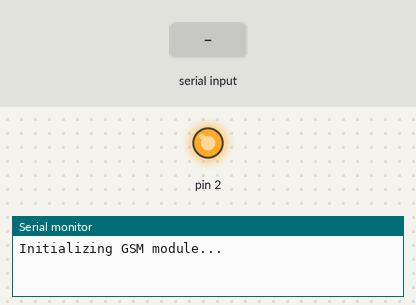
The sketch below on a simulated Arduino Uno, built with avr-gcc and run on an emulated ATmega328P. Shown: output pins drawn as LEDs (lit = HIGH), the last lines printed to the serial monitor. Dashed ring = blinking. The test bench sets the inputs (shaded band). The modem accepts every AT command (registered, SIM ready, sends succeed) and sends nothing else.

Above: at 5.2 s.
5.3 s: "S" received over Serial
At 6.1 s:
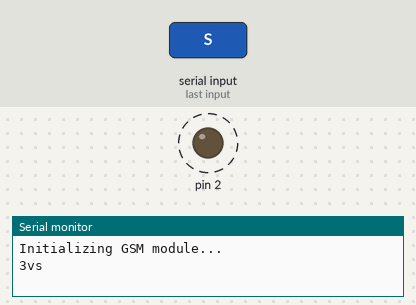
Timing chart, 0 to 9.8 s (numbered marks = the images above; inputs shaded):
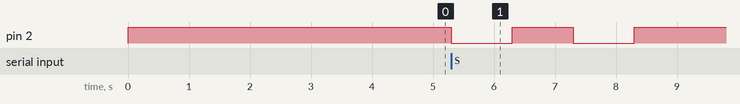

The sketch:

arduino_gsm.ino
```cpp
#include <SoftwareSerial.h>

SoftwareSerial GSM(10, 11); // RX, TX pins connected to GSM module

void setup()
{
  pinMode(2,OUTPUT);
  digitalWrite(2,HIGH);
  GSM.begin(9600); // Set GSM baud rate
  Serial.begin(9600); // For debugging
  delay(1000);
  Serial.println("Initializing GSM module...");
  GSM.println("AT");
  delay(1000);
  GSM.println("AT+CMGF=1"); // Set SMS text mode
  delay(1000);
  GSM.println("AT+CNMI=2,2,0,0,0"); // Enable message notifications
  delay(1000);
}

void loop() {
  if (Serial.available())
  {
    char command = Serial.read();
    Serial.println('COmand received', command);
    if (command == 'S')
    { // Send SMS on receiving 'S'
        digitalWrite(2,LOW);
        delay(1000);
        digitalWrite(2,HIGH);
        delay(1000);
        digitalWrite(2,LOW);
        delay(1000);
        digitalWrite(2,HIGH);
        sendSMS();
    }
  }
}

// void sendSMS()
// {
//   GSM.println("AT+CMGS=\"+919876543210\""); // Replace with recipient's number
//   delay(1000);
//   GSM.print("Weapon detected! Immediate action required.");
//   delay(1000);
//   GSM.write(26); // Send Ctrl+Z to send the message
//   delay(1000);
//   Serial.println("SMS sent.");
// }

void sendSMS()
{
  Serial.println("Sending SMS...");

  GSM.println("AT+CMGF=1"); // Set GSM module to SMS mode
  Serial.println("Command: AT+CMGF=1");
  delay(1000);

  GSM.println("AT+CMGS=\"+919304103754\""); // Replace with recipient's number
  Serial.println("Command: AT+CMGS=\"+919304103754\"");
  delay(1000);

  GSM.print("Voilence detected! Immediate action required."); // SMS body
  Serial.println("Message: Voilence detected! Immediate action required.");
  delay(1000);

  Serial.write(0x1A); // Send Ctrl+Z to send the message
  Serial.println("Command: Ctrl+Z (26)");
  delay(1000);

  Serial.println("SMS sent.");
}
```

Measured:
- after the input at 5.3 s, pin 2: alternates HIGH for 1.0 s and LOW for 1.0 s, 4 changes in all, then stays HIGH, starting at once
